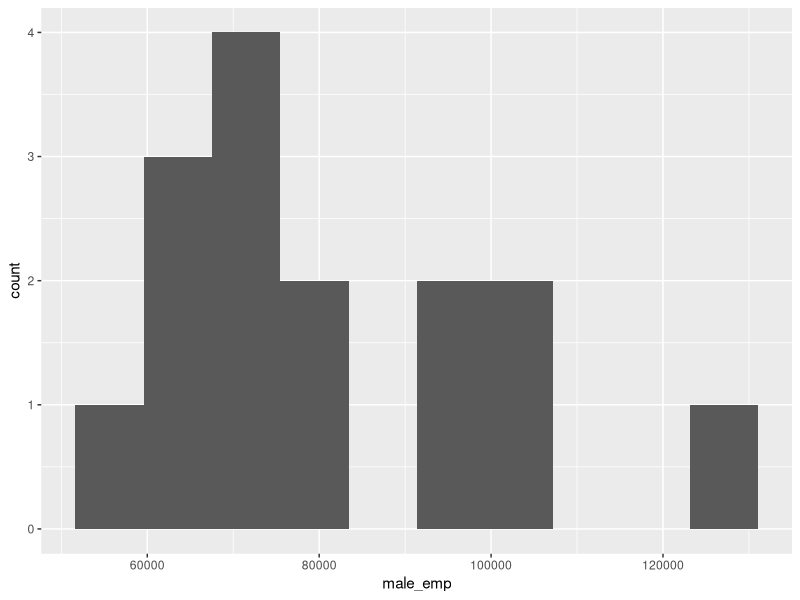
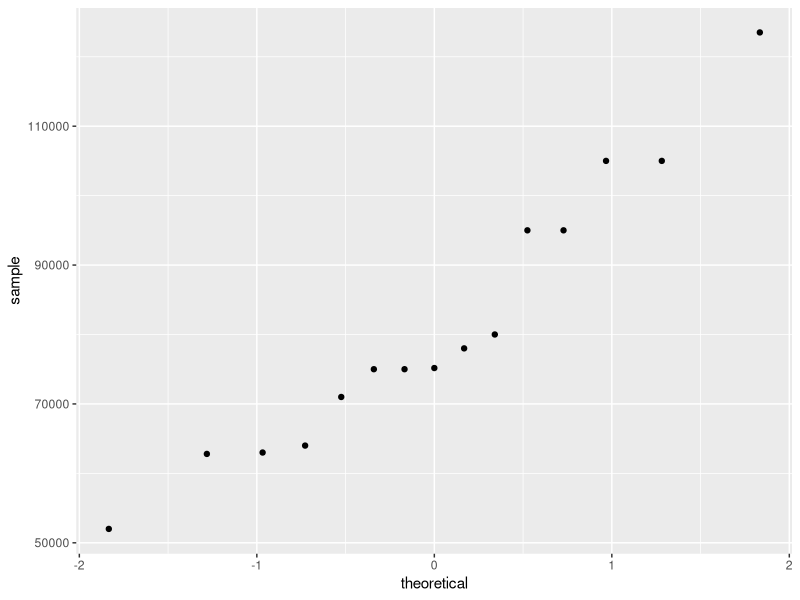
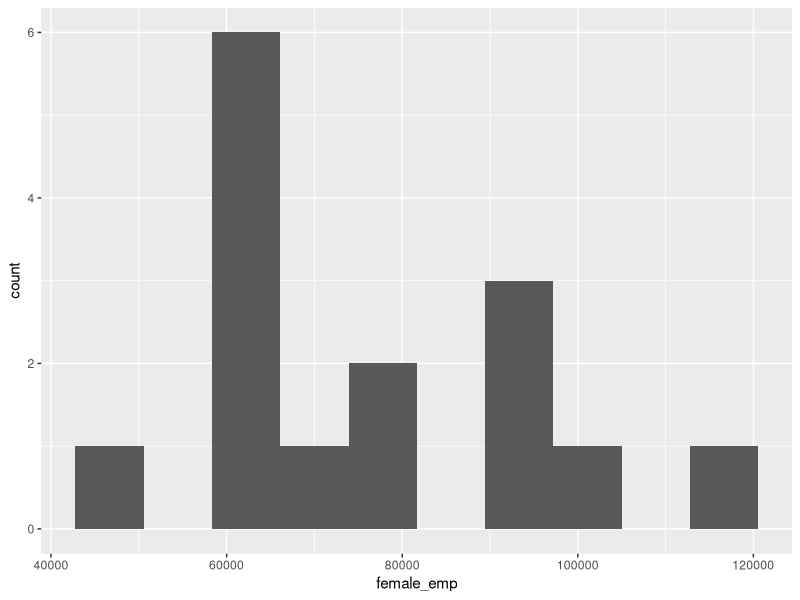
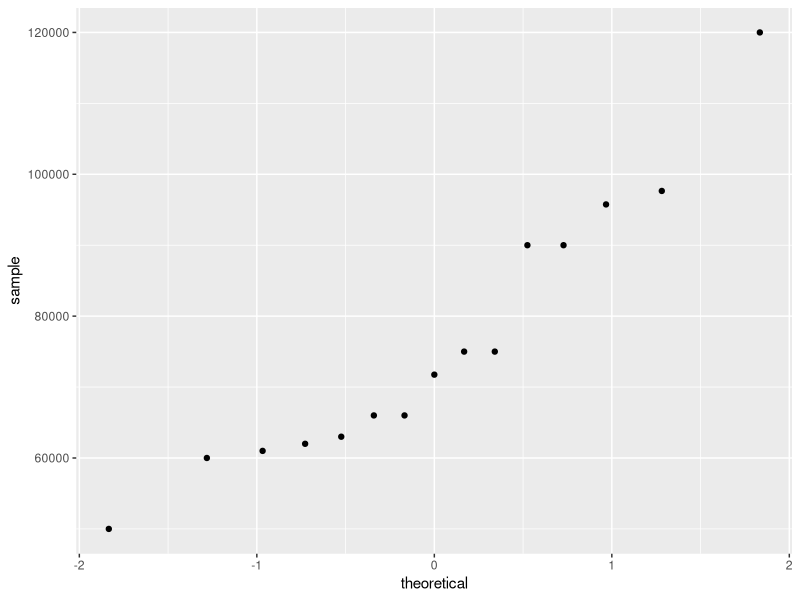
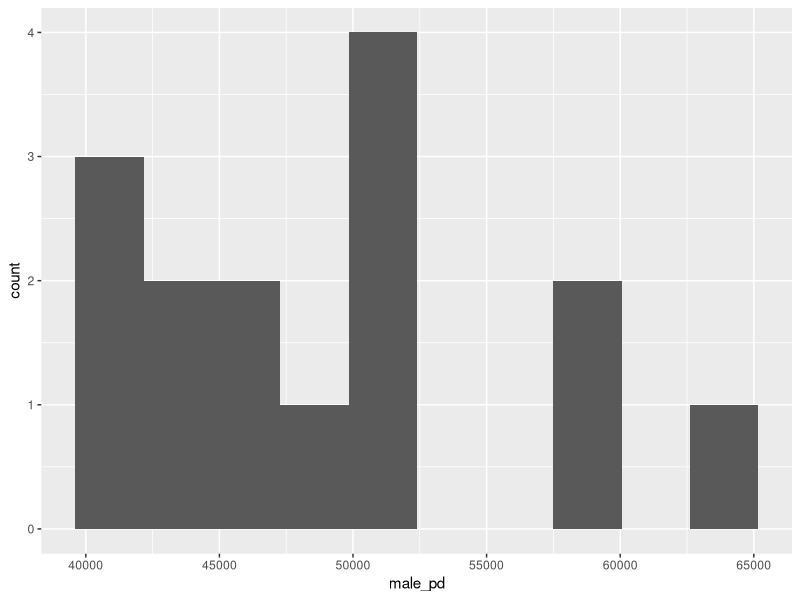
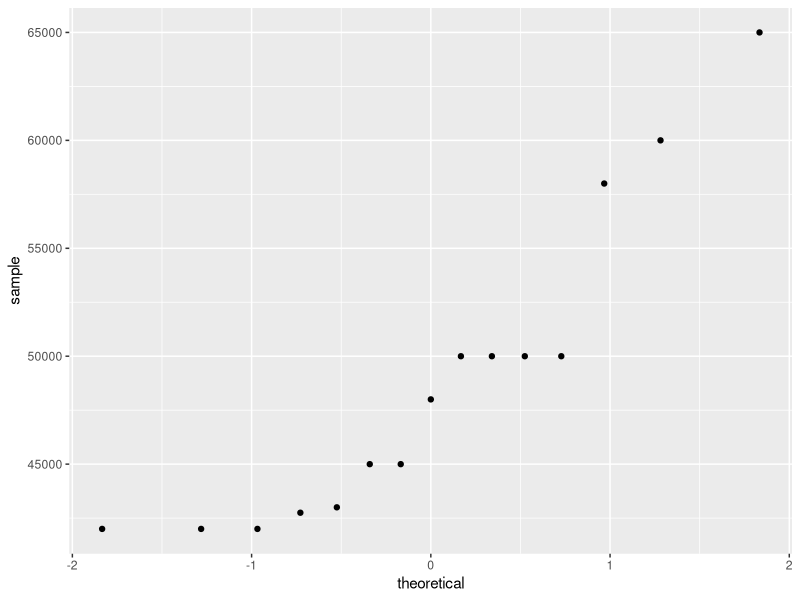

Here is the R script that generated these plots, in order: (Note: this script raises an error after producing the figures.)
## ---- chunk 1
knitr::opts_chunk$set(echo = TRUE)
## ---- chunk 2
# load packages


library(tidyverse)
library(ggplot2)

# read in data

median_salary <- read_csv("Median salary for doctoral recipients.csv")

## ---- chunk 3
# exploration of data

# male employed
hist_male_emp <- ggplot(median_salary, aes(x = male_emp))+
  geom_histogram(bins = 10)

hist_male_emp

qq_male_emp <- ggplot(median_salary, aes(sample = male_emp))+
  geom_qq()

qq_male_emp

# female employed
hist_female_emp <- ggplot(median_salary, aes(x = female_emp))+
  geom_histogram(bins = 10)

hist_female_emp

qq_female_emp <- ggplot(median_salary, aes(sample = female_emp))+
  geom_qq()

qq_female_emp


# male post doc

hist_male_pd <- ggplot(median_salary, aes(x = male_pd))+
  geom_histogram(bins = 10)

hist_male_pd

qq_male_pd <- ggplot(median_salary, aes(sample = male_pd))+
  geom_qq()

qq_male_pd

# female post doc

hist_female_pd <- ggplot(median_salary, aes(x = female_pd))+
  geom_histogram(bins = 10)

hist_female_pd

qq_female_pd <- ggplot(median_salary, aes(sample = female_pd))+
  geom_qq()

qq_female_pd

## ---- chunk 4
# Does median salary differ significantly between male and female starting postdoc positions?



## ---- chunk 5
# Does median salary differ significantly between male and female PhD recipients in non-postdoc employment positions?


